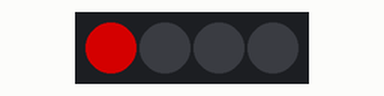
Simulated run of this sketch. Board: Arduino Uno, built with avr-gcc and run on an emulated ATmega328P. Shown: 4 RGB LEDs in strip order, left to right. Dim RGB values are drawn brighter than linear; random numbers use the default seed unless the sketch sets one.

Above: at 0.2 s.
At 0.7 s:
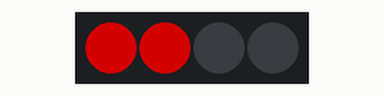
At 4.2 s:
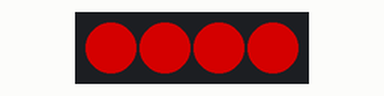
At 7.7 s:
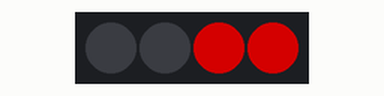
At 11.2 s:
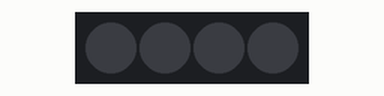
At 15.2 s:
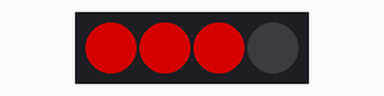
Timing chart, 0 to 18.2 s (numbered marks = the images above):
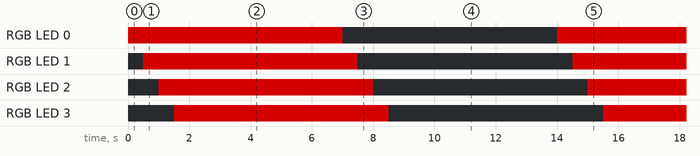

Measured:
- by itself, RGB LED 0–3: alternates RGB(128, 0, 0) for 7.0 s and off for 7.0 s
- by itself, everything shown: repeats every 14.0 s, in 8 steps

The sketch:

ColorLoopTestAuriga.ino
```cpp
/* Testprogramm für den LED Ring auf dem Auriga Board.
 */
#include <MeAuriga.h>

#define ALLLEDS        0

#ifdef MeAuriga_H

// Auriga on-board light ring has 12 LEDs
#define LEDNUM  12

// on-board LED ring, at PORT0 (onboard)
MeRGBLed led( 0, LEDNUM );

#else

#define LEDNUM  14

// external device
MeRGBLed led( PORT_3 );

#endif


float j, f, k;

void setup()
{
#ifdef MeAuriga_H
    // LED Ring controller is on Auriga D44/PWM
    led.setpin( 44 );
#endif
}

void loop()
{
  // color_loop();

  for (uint8_t i = 0; i < LEDNUM; ++i ) {
     led.setColorAt( i, 128, 0, 0 );
     led.show();
     delay(500);
  }
  for (uint8_t i = 0; i < LEDNUM; ++i ) {
     led.setColorAt( i, 0, 0, 0 );
     led.show();
     delay(500);
  }
  // led.show();

  // for (uint8_t t = 0; t < LEDNUM; t++ ) {
  //   uint8_t red	= 128;
  //   uint8_t green = 0;
  //   uint8_t blue = 0;
  //   led.setColorAt( t, red, green, blue );
  //   led.show();
  //   delay(500);
  // }
  // delay(1000);
  // for (uint8_t t = 0; t < LEDNUM; t++ ) {
  //   uint8_t red	= 0;
  //   uint8_t green = 128;
  //   uint8_t blue = 0;
  //   led.setColorAt( t, red, green, blue );
  //   led.show();
  //   delay(500);
  // }
  // delay(1000);

}


void color_loop()
{
  for (uint8_t t = 0; t < LEDNUM; t++ )
  {
    uint8_t red	= 64 * (1 + sin(t / 2.0 + j / 4.0) );
    uint8_t green = 64 * (1 + sin(t / 1.0 + f / 9.0 + 2.1) );
    uint8_t blue = 64 * (1 + sin(t / 3.0 + k / 14.0 + 4.2) );
    led.setColorAt( t, red, green, blue );
  }
  led.show();

  j += random(1, 6) / 6.0;
  f += random(1, 6) / 6.0;
  k += random(1, 6) / 6.0;
}
```
